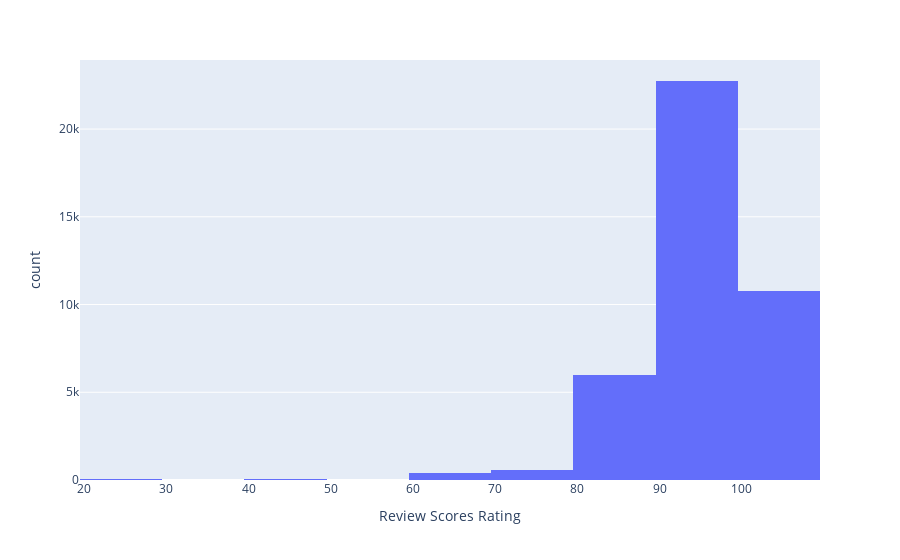

The notebook cell this image was saved under:
### Code cell
import plotly.express as px
fig = px.histogram(df, x='Review Scores Rating', nbins = 13)
fig.show()

### Figure 1 — Plotly figure (JSON) as saved in the notebook; plotly's stock layout.template omitted (floating-point values rounded to 4 significant figures; data arrays with more than 128 entries replaced by an {"elided": "..."} marker saying what was removed)
{"data": [{"alignmentgroup": "True", "bingroup": "x", "hoverlabel": {"namelength": 0}, "hovertemplate": "Review Scores Rating=%{x}<br>count=%{y}", "legendgroup": "", "marker": {"color": "#636efa"}, "name": "", "nbinsx": 13, "offsetgroup": "", "orientation": "v", "showlegend": false, "type": "histogram", "x": {"elided": "41194 int values"}, "xaxis": "x", "yaxis": "y"}], "layout": {"barmode": "relative", "legend": {"tracegroupgap": 0}, "margin": {"t": 60}, "xaxis": {"anchor": "y", "domain": [0, 1], "title": {"text": "Review Scores Rating"}}, "yaxis": {"anchor": "x", "domain": [0, 1], "title": {"text": "count"}}}}
